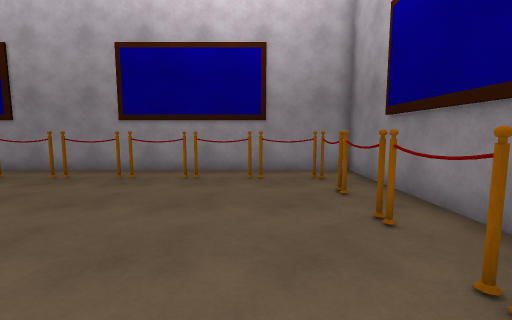
[1] (above)

20 first-person views from a walk through a Unity game level. The camera is 1.3 m above the floor, tilts 6° down and sees 90° across. Doors are open. The floor is counted in squares, 1 m on a side. Each view is taken from the middle of a square. On the plan, view 1 faces up. The plan holds only what a view shows up to about 13 squares ahead; the rest is blank. The player is left out. Some animated figures are not drawn. Surface patterns are stand-ins for the level's own textures.

[2]
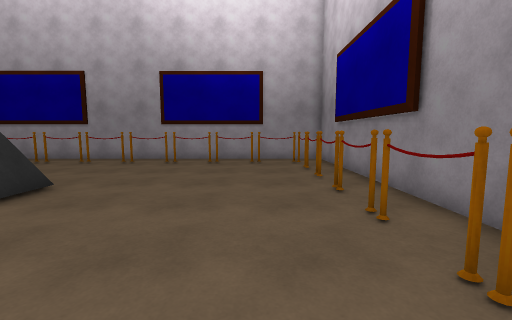

[3]
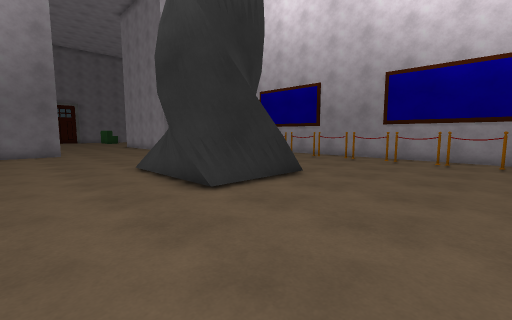

[4]
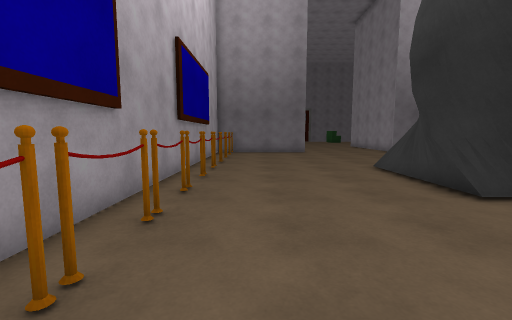

[5]
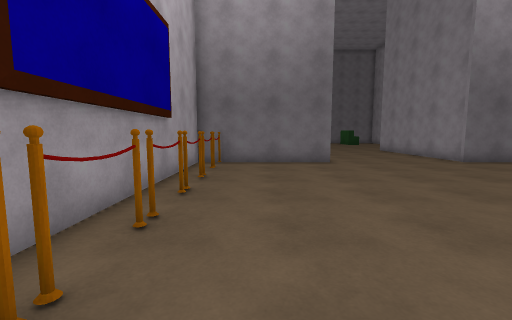

[6]
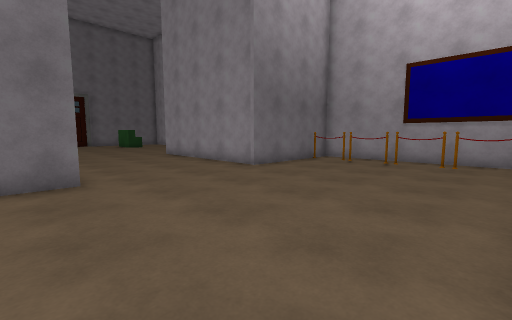

[7]
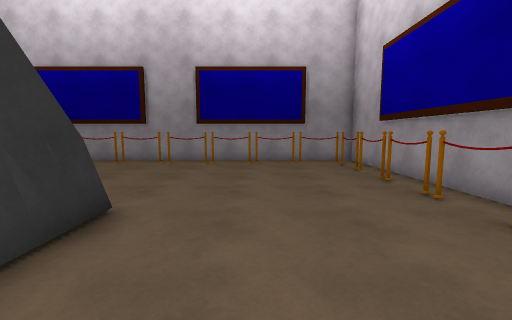

[8]
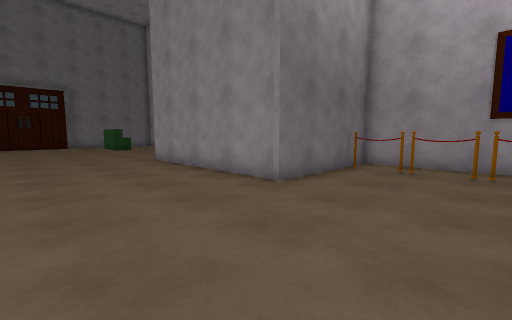

[9]
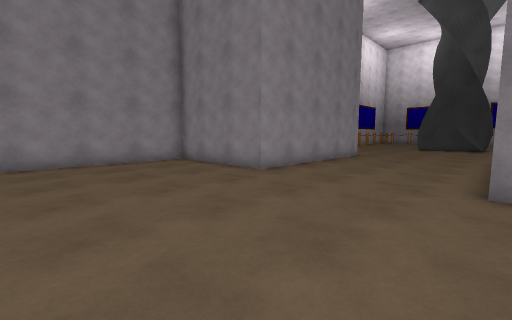

[10]
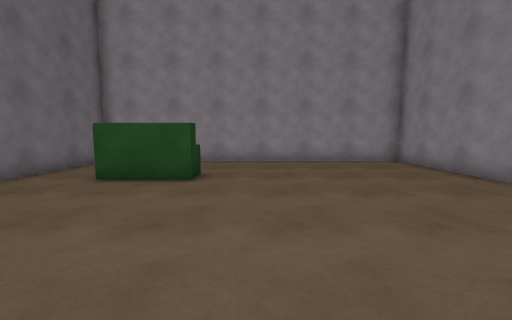

[11]
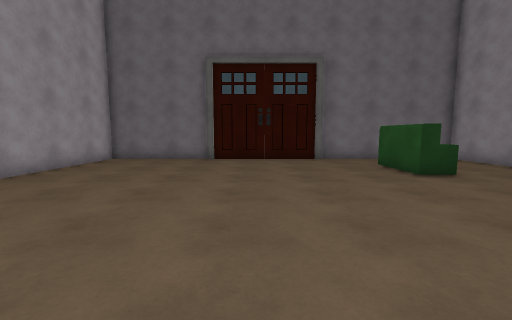

[12]
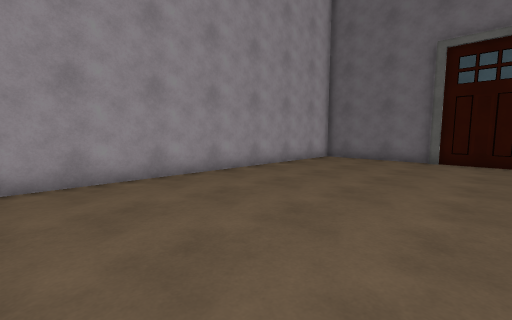

[13]
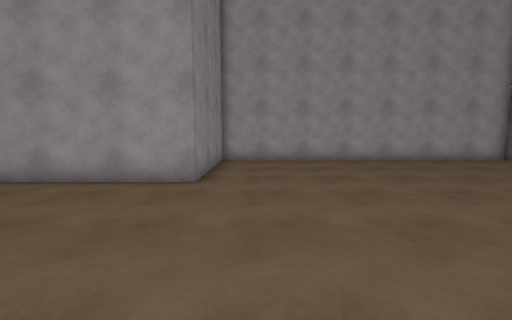

[14]
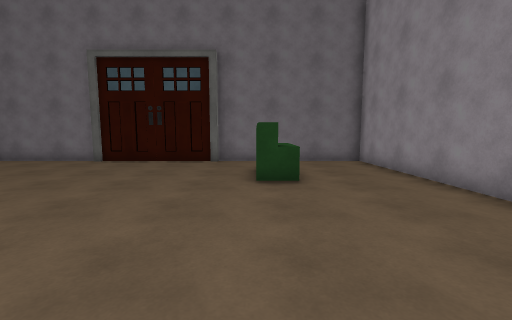

[15]
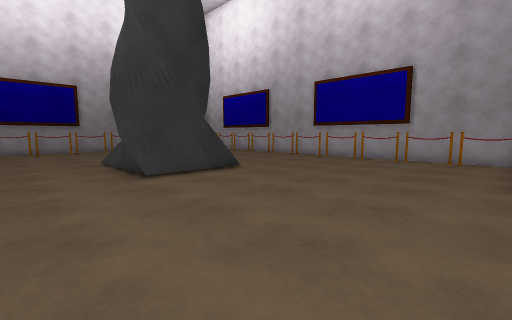

[16]
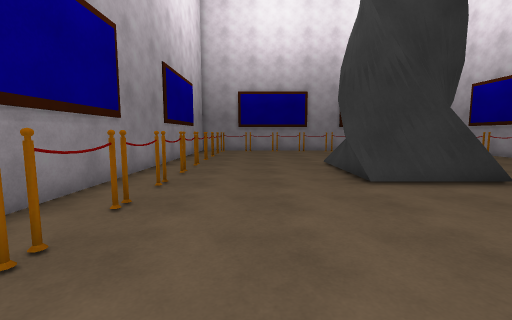

[17]
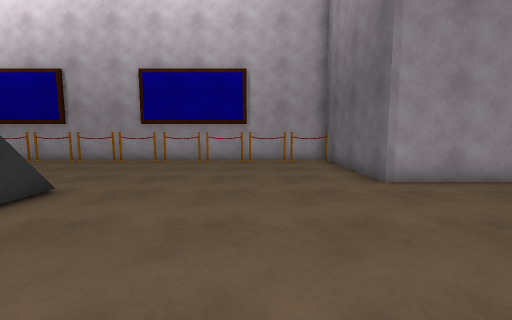

[18]
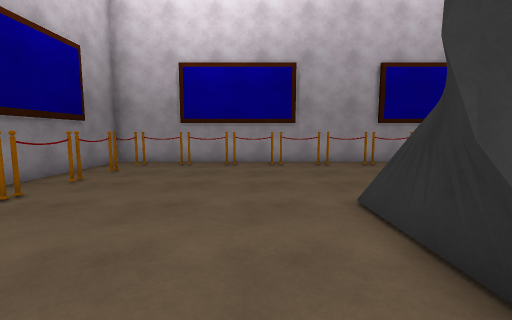

[19]
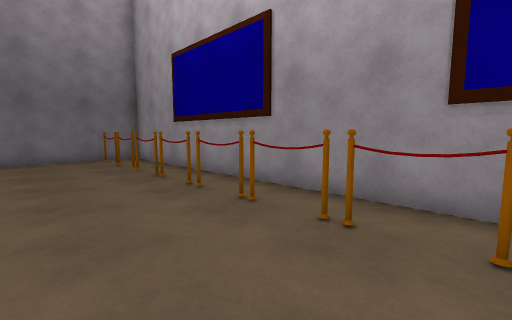

[20]
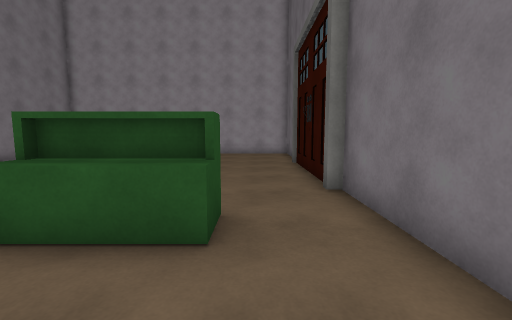

### Floor plan
Points are (right, up) in squares from view 1. A wall is a line through its corners. A room is listed if a view was taken in it or the views show most of it. See-through windows are left out.
Room 1 (views 1, 2, 3, 4, 5, 6, 7, 8, 9, 10, 11, 12, 13, 14, 15, 16, 17, 18, 19, 20)
walls: (-9.8, -0.9) (-8.4, 2.5); (-9.6, -0.2) (-8.9, 0.6); (-9.3, 0) (-9.3, 2.2); (-9.2, 0.7) (-8.6, 1.3) (-8.2, 2.4); (-9.1, 0.5) (-9.1, 2.2); (-8.9, 1.6) (-8.9, 2.2) (-7.8, 2.2); (-8.7, 1.4) (-8.1, 2.1); (-8.2, -1.2) (-9.5, -1.2) (-9.5, 2.2); (-7.1, -1.4) (-9.5, -1.4); (-5.9, -1.1) (-6.2, -1.9); (-5.7, -1.3) (-6.3, -1.9); (-5.7, -2.1) (-9.6, -0.5); (-5.5, -1.8) (-6.4, -1.8); (-5.4, -1.6) (-9.5, -1.6); (-5.3, -0.2) (-5.3, -1.8); (-5.3, -0.5) (-6.3, -1.6); (-5.1, 0.5) (-5.1, -1.6); (-5, 0) (-5.5, -0.5); (-4.8, 0.6) (-5.3, 0); (-4.9, 1.8) (-4.9, -1.5); (-4.6, 1.3) (-6, -2); (-38.8, 2.4) (-38.8, -3.5); (-39, -3.4) (-39, -8.3) (-25.4, -8.3) (-25.4, -2.7) (-17.4, -2.7) (-17.4, -8.6) (3.3, -8.6) (3.3, 9) (-17.4, 9) (-17.4, 3.4) (-25.4, 3.4) (-25.4, 9) (-39, 9) (-39, 2.2)
low walls: (-9.5, 0.2) (-8.6, 2.4); (-9.3, 1.2) (-8.9, 2.2); (-8.5, 2) (-6.6, 2); (-6.9, 1.8) (-4.9, 1.8); (-6.5, 2) (-5.6, 2); (-5.5, 2) (-4.9, 2); (-5.1, -0.8) (-5.5, -1.8); (-5, -0.1) (-5.7, -1.8) (-6.2, -1.6)
objects: box (-36, 4) to (-34, 5); other object (-17, -8) to (-16, -8); other object (-16, 7); other object (-15, -8) to (-14, -8); other object (-15, 7) to (-14, 7); other object (-13, -8) to (-12, -8); other object (-13, 7) to (-12, 7); other object (-11, -8) to (-10, -8); other object (-11, 7) to (-10, 7); other object (-9, -8) to (-8, -8); other object (-9, 7) to (-8, 7); other object (-7, -8) to (-6, -8); other object (-7, 7) to (-6, 7); other object (-5, -8) to (-4, -8); other object (-5, 7) to (-4, 7); other object (-3, -8) to (-2, -8); other object (-3, 7) to (-2, 7); other object (-1, -8) to (0, -8); other object (-1, 7) to (0, 7); other object (1, -8) to (2, -8); other object (1, 7); other object (2, -7) to (2, -6); other object (2, -5) to (2, -4); other object (2, -3); other object (2, -2) to (2, -1); other object (2, 0) to (2, 1); other object (2, 2) to (2, 3); other object (2, 4) to (2, 5); other object (2, 6) to (2, 7)

Where each view was taken, in squares from view 1:
view 1: 0 up, 0 right, facing up
view 2: 4 down, 0 right, facing up
view 3: 5 down, 0 right, facing up-left
view 4: 6 down, 0 right, facing left
view 5: 6 down, 6 left, facing left
view 6: 4 down, 10 left, facing up-left
view 7: 4 down, 9 left, facing right
view 8: 2 down, 13 left, facing up-left
view 9: 3 down, 32 left, facing up-right
view 10: 3 down, 32 left, facing up
view 11: 1 down, 26 left, facing left
view 12: 1 down, 26 left, facing down-left
view 13: 4 up, 27 left, facing down
view 14: 4 up, 27 left, facing left
view 15: 5 up, 17 left, facing down-right
view 16: 5 up, 16 left, facing right
view 17: 4 up, 14 left, facing down
view 18: 3 up, 3 left, facing down
view 19: 4 up, 4 left, facing up-left
view 20: 8 up, 37 left, facing down
